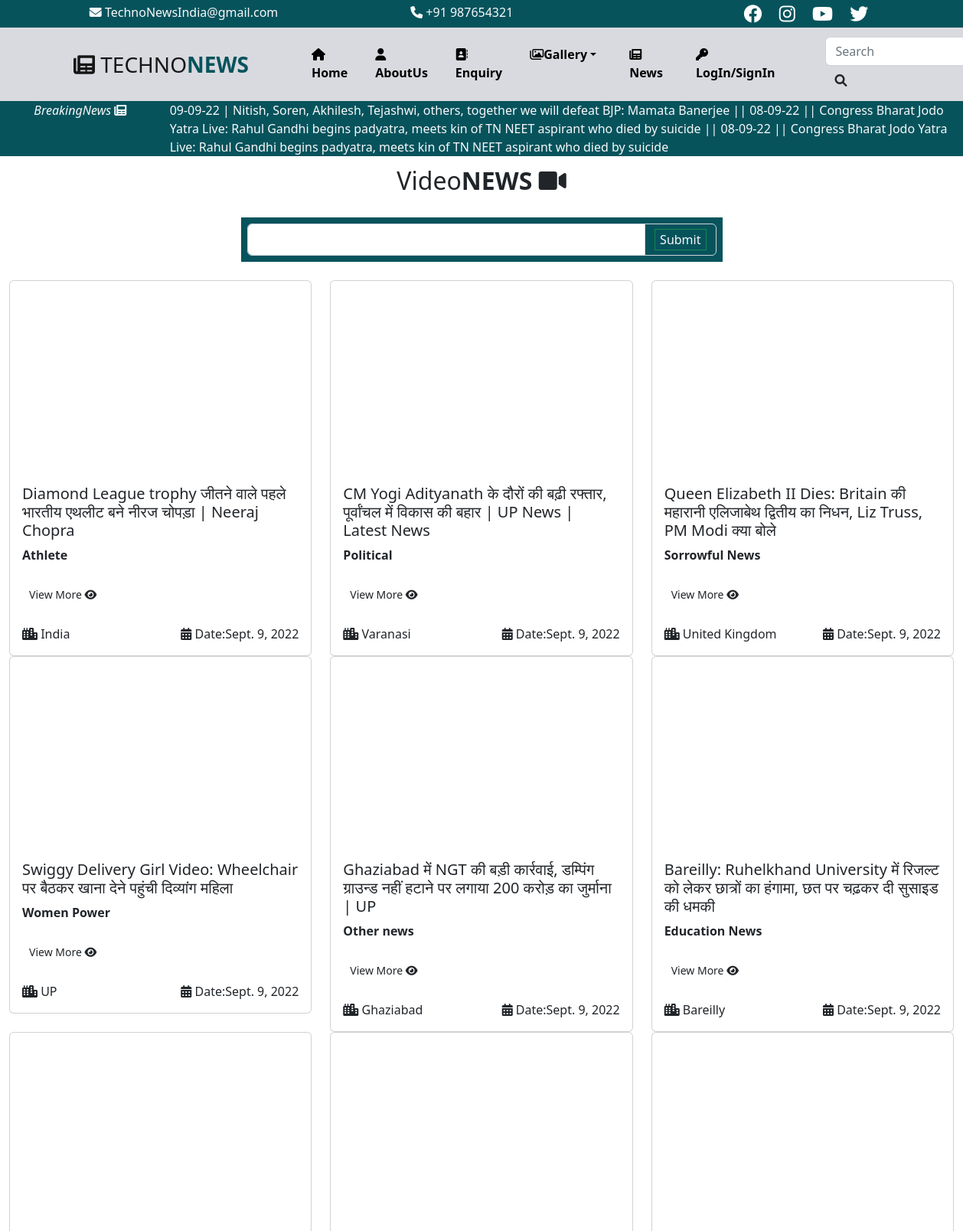
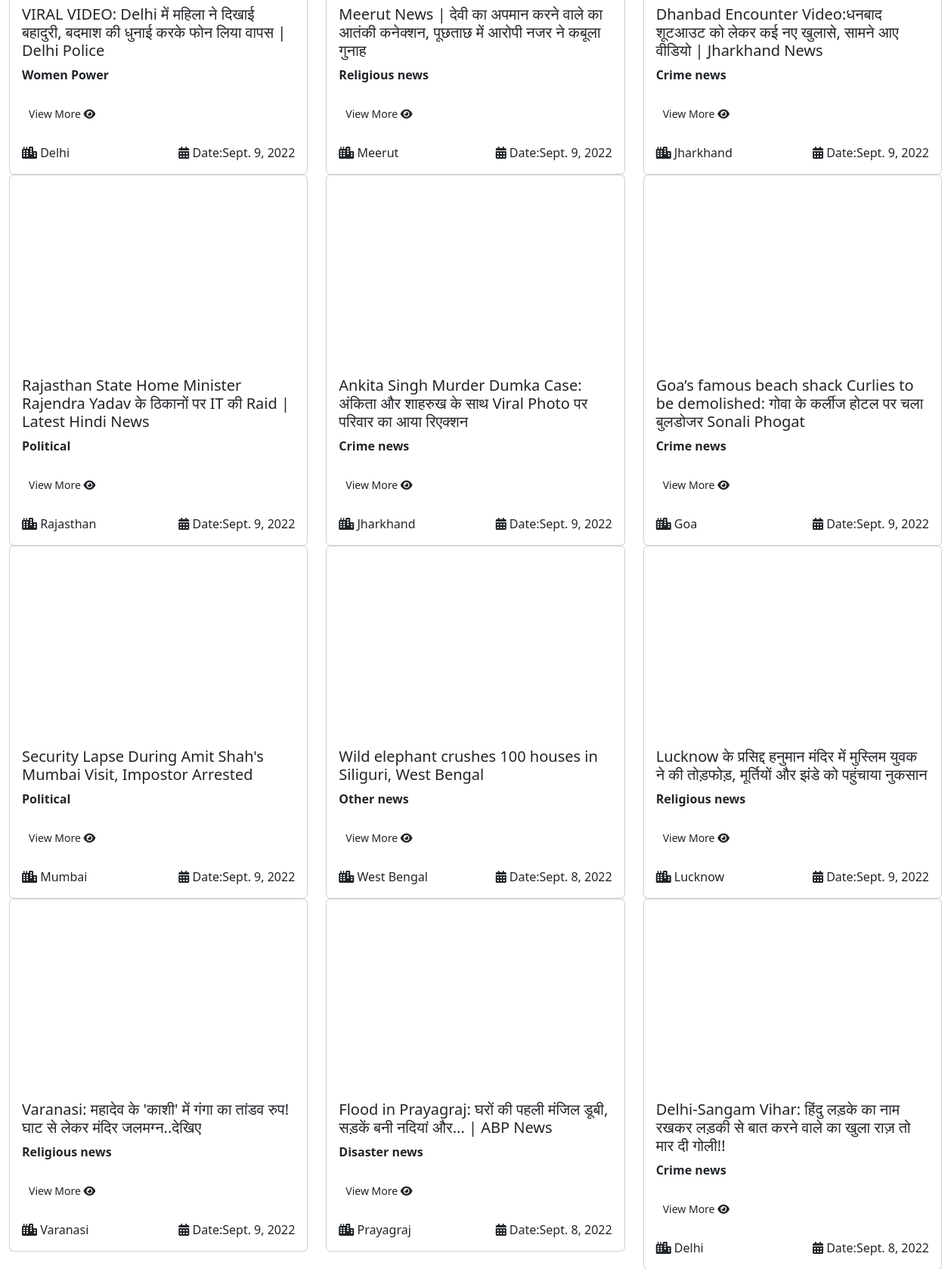
Screenshot of /user/video/ (upper part) with the database file from the repository (2 pictures, top to bottom).
### user/models.py (models this page shows)
class topheadline(models.Model):
    ttitle=models.CharField(max_length=500)

class videonews(models.Model):
    vlink = models.CharField(max_length=500)
    vcategory = models.CharField(max_length=200)
    vhead = models.CharField(max_length=500)
    vdes = HTMLField()
    vdate = models.DateField()
    vcity = models.CharField(max_length=50)

### user/views.py (the view)
# urls.py: path('video/', views.video),
def video(request):
    from django.db.models import Q
    th = topheadline.objects.all().order_by('-id')[0:1]
    vd = videonews.objects.all().order_by('-id')
    if request.method=="GET":
        s=request.GET.get("search")
        if s is not None:
         vd=videonews.objects.all().filter(Q(vhead__icontains=s)| Q(vcategory__icontains=s)| Q(vcity__icontains=s))
    tn = trending.objects.all().order_by('-id')[0:3]
    mydict = {"thd": th,"vdata":vd,"tdata":tn}
    return render(request, 'user/video.html',mydict)

### templates/user/video.html (shortened to what this page needs)
{% extends 'base.html' %}
{% load static %}
{% block x %}
<div class="fs-2 text-center">Video<b class="text-darkcolor">NEWS
    <i class="fa-solid fa-video"></i></b></div>
<div class="row mt-4 mb-4">
    <div class="col-sm-6 mx-auto bg-mycolor p-2">
        <div class="row">
            <form method="get">
            <div class="input-group">
                <input name="search" type="text" class="form-control"/>
                <span class="input-group-text bg-mycolor">
                  <input type="submit" class="bg-mycolor text-light border border-success"/>
                </span>
            </div>
            </form>
        </div>
    </div>
</div>
<div class="row">
    {% for x in vdata %}
    <div class="col-sm-4">
        <div class="card">
          <iframe width="560" style="max-height:250px;"  class=" card-img-top" height="315" src="{{x.vlink}}" title="YouTube video player" frameborder="0" allow="accelerometer; autoplay; clipboard-write; encrypted-media; gyroscope; picture-in-picture" allowfullscreen></iframe>
            <div class="card-body">
            <h5 class="card-title">{{x.vhead}}</h5>
                <b>{{x.vcategory}}</b><br><br>
                <span><a href="/user/videodetails?vd={{x.id}}" class="btn btn-sm btn-mycolor">View More <i class="fa-solid fa-eye"></i></a></span>
                <br><br>
               <i class="fa-solid fa-city"></i> {{x.vcity}}
               <span class="float-end"><i class="fa-solid fa-calendar-days"></i> Date:{{x.vdate}}</span>
         </div>
        </div>
    </div>
     {% endfor %}
</div>
{% endblock %}

### templates/base.html (shortened to what this page needs)
<!DOCTYPE html>
{% load static %}
<html lang="en">
<head>
   <link href="https://cdn.jsdelivr.net/npm/bootstrap@5.2.1/dist/css/bootstrap.min.css" rel="stylesheet">
    <link href="{% static 'css/all.css' %}" rel="stylesheet">
    <link href="{% static 'css/Css.css' %}" rel="stylesheet">
</head>
<body>
<div class="container-fluid">
    <div class="row top bg-mycolor text-light ">
        <div class="col-sm-1"></div>
        <div class="col-sm-3 pt-1 ">
          <i class="fa-solid fa-envelope"></i>
            TechnoNewsIndia@gmail.com
        </div>
<div class="col-sm-1"></div>
         <div class="col-sm-3 pt-1">
            <i class="fa-solid fa-phone"></i>
            +91&nbsp987654321
        </div>
        <div class="col-sm-1"></div>
        <div class="col-sm-3 fs-4">
            <a href="{% url 'facebook' %}" style="color:white;"> <i class="fa-brands fa-facebook ms-3 s-icon"></i></a>
           <a href="{% url 'insta' %}" style="color:white;"> <i class="fa-brands fa-instagram ms-3 s-icon"></i></a>
               <a href="{% url 'youtube' %}" style="color:white;"> <i class="fa-brands fa-youtube ms-3 s-icon"></i></a>
               <a href="{% url 'linkdin' %}" style="color:white;"> <i class="fa-brands fa-twitter ms-3 s-icon"></i></a>
        </div>
    </div>
    <div class="row header sticky-top">
        <nav class="navbar navbar-expand-lg ps-5">
            <a href="#" class="navbar-brand fs-3 px-5"><i class="fa-solid fa-newspaper"></i>&nbspTECHNO<b class="text1-mycolor">NEWS</b></a>
            <div class="collapse navbar-collapse" id="navbarNavDropdown">
                <ul class="navbar-nav ms-auto">
                    <li class="nav-item active">
                        <a class="nav-link" href="/user/home"><i class="fa-solid fa-home"></i>Home <span class="sr-only">(current)</span></a>
                    </li>
                    <li class="nav-item">
                        <a class="nav-link" href="/user/aboutus/"><i class="fa-solid fa-user"></i>AboutUs</a>
                    </li>
                    <li class="nav-item">
                        <a class="nav-link" href="/user/contact/" type="button"><i class="fa-solid fa-address-book"></i>Enquiry</a>
                    </li>
                    <li class="nav-item dropdown">
                        <a href="/user/news/" class="nav-link dropdown-toggle" data-bs-toggle="dropdown" ><i class="fa-regular fa-images"></i>Gallery</a>
                    </li>
                    <li class="nav-item dropdown">
                        <a href="/user/news/" type="button"><i class="fa-solid fa-newspaper"></i>News</a>
                    </li>
                    <li class="nav-item">
                        <a class="nav-link" href="/admin/"><i class="fa-solid fa-key"></i>LogIn/SignIn</a>
                    </li>
                    <li>
                        <div class="input-group ms-5 pt-1">
                            <div class="form-outline">
                                <input id="search-input" type="search" id="form1" class="form-control"
                                       placeholder="Search"/>
                            </div>
                            <button id="search-button" type="button" class="btn">
                                <i class="fas fa-search"></i>
                            </button>
                        </div>
                    </li>
                </ul>
            </div>
        </nav>
    </div>
    <div class="row bg-mycolor text-light">
        <div class="col-sm-12 sticky-top">
            <div class="row">
            <div class="col-sm-2 text-center" ><i>BreakingNews&nbsp<i class="fa-solid fa-newspaper"></i></i></div>
                <div class="col-sm-10">
                     {% if thd %}
                    {% for t in thd %}
                    <marquee>{{t.ttitle}}</marquee>
                     {% endfor %}
                    {% endif %}
            </div>
                </div>
        </div>
    </div>
    <div class="row content">
        <div class="col-sm-12 py-2">
            {% block x %}
            {% endblock %}
        </div>
    </div>
            </div>
</body>
</html>

### static/css/Css.css (style rules this page uses)
.bg-mycolor { background:#07535c; }
.text1-mycolor { color:#07535c; }
.navbar { background:#d9dadf; }
.collapse ul li a { display: block; padding: 15px; text-decoration: none; color: black; font-weight: 800; margin: 0 10px; }
.collapse ul li a, .collapse ul li a:after, .collapse ul li a:before { transition: all .5s; }
.dropdown { position: relative; display: inline-block; }

### rows the page displays
topheadline: ttitle "09-09-22 | Nitish, Soren, Akhilesh, Tejashwi, others, together we will defeat BJP: Mamata Banerjee || 08-09-22 || Congress Bharat Jodo Yatra Live: Rahul Gandhi begins padyatra, meets kin of TN NEET aspirant who died by suicide || 08-09-22 || Congress Bharat Jodo Yatra Live: Rahul Gandhi begins padyatra, meets kin of TN NEET aspirant who died by suicide"
videonews: vhead "Diamond League trophy जीतने वाले पहले भारतीय एथलीट बने नीरज चोपड़ा | Neeraj Chopra", vcategory "Athlete", vcity "India", vdate "Sept. 9, 2022"
videonews: vhead "CM Yogi Adityanath के दौरों की बढ़ी रफ्तार, पूर्वांचल में विकास की बहार | UP News | Latest News", vcategory "Political", vcity "Varanasi", vdate "Sept. 9, 2022"
videonews: vhead "Queen Elizabeth II Dies: Britain की महारानी एलिजाबेथ द्वितीय का निधन, Liz Truss, PM Modi क्या बोले", vcategory "Sorrowful News", vcity "United Kingdom", vdate "Sept. 9, 2022"
videonews: vhead "Swiggy Delivery Girl Video: Wheelchair पर बैठकर खाना देने पहुंची दिव्यांग महिला", vcategory "Women Power", vcity "UP", vdate "Sept. 9, 2022"
videonews: vhead "Ghaziabad में NGT की बड़ी कार्रवाई, डम्पिंग ग्राउन्ड नहीं हटाने पर लगाया 200 करोड़ का जुर्माना | UP", vcategory "Other news", vcity "Ghaziabad", vdate "Sept. 9, 2022"
videonews: vhead "Bareilly: Ruhelkhand University में रिजल्ट को लेकर छात्रों का हंगामा, छत पर चढ़कर दी सुसाइड की धमकी", vcategory "Education News", vcity "Bareilly", vdate "Sept. 9, 2022"
videonews: vhead "VIRAL VIDEO: Delhi में महिला ने दिखाई बहादुरी, बदमाश की धुनाई करके फोन लिया वापस | Delhi Police", vcategory "Women Power", vcity "Delhi", vdate "Sept. 9, 2022"
videonews: vhead "Meerut News | देवी का अपमान करने वाले का आतंकी कनेक्शन, पूछताछ में आरोपी नजर ने कबूला गुनाह", vcategory "Religious news", vcity "Meerut", vdate "Sept. 9, 2022"
videonews: vhead "Dhanbad Encounter Video:धनबाद शूटआउट को लेकर कई नए खुलासे, सामने आए वीडियो | Jharkhand News", vcategory "Crime news", vcity "Jharkhand", vdate "Sept. 9, 2022"
videonews: vhead "Rajasthan State Home Minister Rajendra Yadav के ठिकानों पर IT की Raid | Latest Hindi News", vcategory "Political", vcity "Rajasthan", vdate "Sept. 9, 2022"
videonews: vhead "Ankita Singh Murder Dumka Case: अंकिता और शाहरुख के साथ Viral Photo पर परिवार का आया रिएक्शन", vcategory "Crime news", vcity "Jharkhand", vdate "Sept. 9, 2022"
videonews: vhead "Goa’s famous beach shack Curlies to be demolished: गोवा के कर्लीज होटल पर चला बुलडोजर Sonali Phogat", vcategory "Crime news", vcity "Goa", vdate "Sept. 9, 2022"
videonews: vhead "Security Lapse During Amit Shah's Mumbai Visit, Impostor Arrested", vcategory "Political", vcity "Mumbai", vdate "Sept. 9, 2022"
videonews: vhead "Wild elephant crushes 100 houses in Siliguri, West Bengal", vcategory "Other news", vcity "West Bengal", vdate "Sept. 8, 2022"
videonews: vhead "Lucknow के प्रसिद्द हनुमान मंदिर में मुस्लिम युवक ने की तोड़फोड़, मूर्तियों और झंडे को पहुंचाया नुकसान", vcategory "Religious news", vcity "Lucknow", vdate "Sept. 9, 2022"
videonews: vhead "Varanasi: महादेव के 'काशी' में गंगा का तांडव रुप! घाट से लेकर मंदिर जलमग्न..देखिए", vcategory "Religious news", vcity "Varanasi", vdate "Sept. 9, 2022"
videonews: vhead "Flood in Prayagraj: घरों की पहली मंजिल डूबी, सड़कें बनी नदियां और... | ABP News", vcategory "Disaster news", vcity "Prayagraj", vdate "Sept. 8, 2022"
videonews: vhead "Delhi-Sangam Vihar: हिंदु लड़के का नाम रखकर लड़की से बात करने वाले का खुला राज़ तो मार दी गोली!!", vcategory "Crime news", vcity "Delhi", vdate "Sept. 8, 2022"
